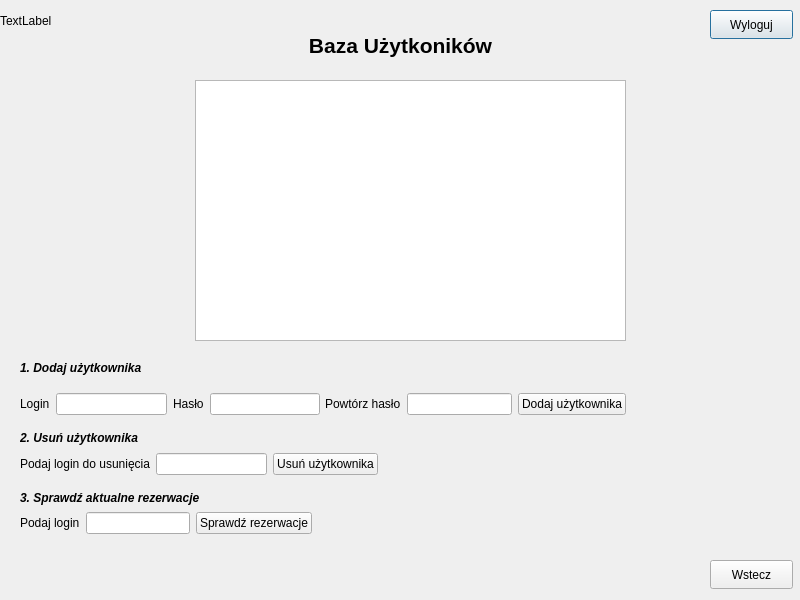
<?xml version="1.0" encoding="UTF-8"?>
<ui version="4.0">
 <class>AdminMenu_1</class>
 <widget class="QDialog" name="AdminMenu_1">
  <property name="geometry">
   <rect>
    <x>0</x>
    <y>0</y>
    <width>800</width>
    <height>600</height>
   </rect>
  </property>
  <property name="minimumSize">
   <size>
    <width>800</width>
    <height>600</height>
   </size>
  </property>
  <property name="maximumSize">
   <size>
    <width>800</width>
    <height>600</height>
   </size>
  </property>
  <property name="windowTitle">
   <string>Dialog</string>
  </property>
  <widget class="QPushButton" name="pushButton_wyloguj">
   <property name="geometry">
    <rect>
     <x>710</x>
     <y>10</y>
     <width>83</width>
     <height>29</height>
    </rect>
   </property>
   <property name="text">
    <string>Wyloguj</string>
   </property>
  </widget>
  <widget class="QLabel" name="label_data_godzina">
   <property name="geometry">
    <rect>
     <x>0</x>
     <y>0</y>
     <width>121</width>
     <height>41</height>
    </rect>
   </property>
   <property name="text">
    <string>TextLabel</string>
   </property>
  </widget>
  <widget class="QTableView" name="tableView_BazaUzytkownikow">
   <property name="geometry">
    <rect>
     <x>195</x>
     <y>80</y>
     <width>431</width>
     <height>261</height>
    </rect>
   </property>
   <attribute name="horizontalHeaderCascadingSectionResizes">
    <bool>false</bool>
   </attribute>
   <attribute name="verticalHeaderCascadingSectionResizes">
    <bool>false</bool>
   </attribute>
  </widget>
  <widget class="QLabel" name="label_1_DodajUzytkownika">
   <property name="geometry">
    <rect>
     <x>20</x>
     <y>360</y>
     <width>191</width>
     <height>16</height>
    </rect>
   </property>
   <property name="text">
    <string>&lt;html&gt;&lt;head/&gt;&lt;body&gt;&lt;p&gt;&lt;span style=&quot; font-weight:700; font-style:italic;&quot;&gt;1. Dodaj użytkownika&lt;/span&gt;&lt;/p&gt;&lt;/body&gt;&lt;/html&gt;</string>
   </property>
  </widget>
  <widget class="QLabel" name="label_2_UsunUzytkownika">
   <property name="geometry">
    <rect>
     <x>20</x>
     <y>430</y>
     <width>191</width>
     <height>16</height>
    </rect>
   </property>
   <property name="text">
    <string>&lt;html&gt;&lt;head/&gt;&lt;body&gt;&lt;p&gt;&lt;span style=&quot; font-weight:700; font-style:italic;&quot;&gt;2. Usuń użytkownika&lt;/span&gt;&lt;/p&gt;&lt;/body&gt;&lt;/html&gt;</string>
   </property>
  </widget>
  <widget class="QLabel" name="label_3_SprawdzAktualnaRezerwacje">
   <property name="geometry">
    <rect>
     <x>20</x>
     <y>490</y>
     <width>191</width>
     <height>16</height>
    </rect>
   </property>
   <property name="text">
    <string>&lt;html&gt;&lt;head/&gt;&lt;body&gt;&lt;p&gt;&lt;span style=&quot; font-weight:700; font-style:italic;&quot;&gt;3. Sprawdź aktualne rezerwacje&lt;/span&gt;&lt;/p&gt;&lt;/body&gt;&lt;/html&gt;</string>
   </property>
  </widget>
  <widget class="QPushButton" name="pushButton_Wstecz">
   <property name="geometry">
    <rect>
     <x>710</x>
     <y>560</y>
     <width>83</width>
     <height>29</height>
    </rect>
   </property>
   <property name="text">
    <string>Wstecz</string>
   </property>
  </widget>
  <widget class="QLabel" name="label">
   <property name="geometry">
    <rect>
     <x>0</x>
     <y>30</y>
     <width>801</width>
     <height>31</height>
    </rect>
   </property>
   <property name="text">
    <string>&lt;html&gt;&lt;head/&gt;&lt;body&gt;&lt;p align=&quot;center&quot;&gt;&lt;span style=&quot; font-size:16pt; font-weight:700;&quot;&gt;Baza Użytkoników&lt;/span&gt;&lt;/p&gt;&lt;/body&gt;&lt;/html&gt;</string>
   </property>
  </widget>
  <widget class="QWidget" name="layoutWidget">
   <property name="geometry">
    <rect>
     <x>20</x>
     <y>390</y>
     <width>300</width>
     <height>28</height>
    </rect>
   </property>
   <layout class="QHBoxLayout" name="horizontalLayout_5">
    <item>
     <layout class="QHBoxLayout" name="horizontalLayout">
      <item>
       <widget class="QLabel" name="label_a1_Login">
        <property name="text">
         <string>Login</string>
        </property>
       </widget>
      </item>
      <item>
       <widget class="QLineEdit" name="lineEdit_a1_Login"/>
      </item>
     </layout>
    </item>
    <item>
     <layout class="QHBoxLayout" name="horizontalLayout_2">
      <item>
       <widget class="QLabel" name="label_a1_Haslo">
        <property name="text">
         <string>Hasło</string>
        </property>
       </widget>
      </item>
      <item>
       <widget class="QLineEdit" name="lineEdit_a1_Haslo"/>
      </item>
     </layout>
    </item>
   </layout>
  </widget>
  <widget class="QWidget" name="layoutWidget">
   <property name="geometry">
    <rect>
     <x>325</x>
     <y>390</y>
     <width>301</width>
     <height>28</height>
    </rect>
   </property>
   <layout class="QHBoxLayout" name="horizontalLayout_4">
    <item>
     <layout class="QHBoxLayout" name="horizontalLayout_3">
      <item>
       <widget class="QLabel" name="label_a1_PoworzHaslo">
        <property name="text">
         <string>Powtórz hasło</string>
        </property>
       </widget>
      </item>
      <item>
       <widget class="QLineEdit" name="lineEdit_a1_PowtorzHaslo"/>
      </item>
     </layout>
    </item>
    <item>
     <widget class="QPushButton" name="pushButton_a1_DodajUzytkownika">
      <property name="text">
       <string>Dodaj użytkownika</string>
      </property>
     </widget>
    </item>
   </layout>
  </widget>
  <widget class="QWidget" name="layoutWidget">
   <property name="geometry">
    <rect>
     <x>20</x>
     <y>450</y>
     <width>358</width>
     <height>28</height>
    </rect>
   </property>
   <layout class="QHBoxLayout" name="horizontalLayout_7">
    <item>
     <layout class="QHBoxLayout" name="horizontalLayout_6">
      <item>
       <widget class="QLabel" name="label_a1_LoginUsun">
        <property name="text">
         <string>Podaj login do usunięcia</string>
        </property>
       </widget>
      </item>
      <item>
       <widget class="QLineEdit" name="lineEdit_a1_LoginUsun"/>
      </item>
     </layout>
    </item>
    <item>
     <widget class="QPushButton" name="pushButton_a1_UsunUzytkownika">
      <property name="text">
       <string>Usuń użytkownika</string>
      </property>
     </widget>
    </item>
   </layout>
  </widget>
  <widget class="QWidget" name="layoutWidget">
   <property name="geometry">
    <rect>
     <x>20</x>
     <y>510</y>
     <width>292</width>
     <height>26</height>
    </rect>
   </property>
   <layout class="QHBoxLayout" name="horizontalLayout_8">
    <item>
     <widget class="QLabel" name="label_a1_LoginRezerwacja">
      <property name="text">
       <string>Podaj login</string>
      </property>
     </widget>
    </item>
    <item>
     <widget class="QLineEdit" name="lineEdit_a1_LoginRezerwacja"/>
    </item>
    <item>
     <widget class="QPushButton" name="pushButton_a1_SprawdzRezerwacja">
      <property name="text">
       <string>Sprawdź rezerwacje</string>
      </property>
     </widget>
    </item>
   </layout>
  </widget>
 </widget>
 <resources/>
 <connections/>
</ui>
